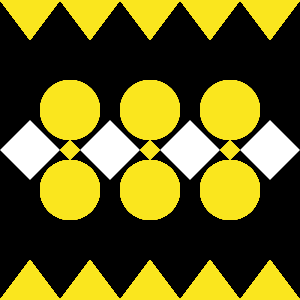
Frame 1 (no input)
Frame 60 (the mouse pressed at the canvas centre just before this capture): identical to frame 1, image omitted
Frame 120 (the mouse held since frame 60 and released just before this capture): identical to frame 1, image omitted

The Processing sketch that drew this single still picture (run headless with seeded random() and noise(); from frame 60 on, the mouse is pressed at the canvas centre):

// Processing sketch: processing_37347
// ── processing_37347.pde

/*Joseph Kotay. Practice Computational Methods.  Professor Nick Senske
 This sketch uses the for() loop command to draw a series of patterns from primitive objects. This
 design pattern is actually inspired by a Seminole quilt pattern I found online.
 There is probably a way to draw this sketch with less lines of code, using a nested loop
 that is more condense.*/

void setup() {	
  size(300,300);
  smooth();
}	

void draw() {	
  //colorMode(RGB, mouseX);  //Uncommenting this line makes the sketch interactive with the mouse position.	
  background(0);	

  // White diamond pattrens 
  for (int quadX = 0; quadX < width; quadX+=80) {	
    noStroke();
    fill(255);	
    quad(quadX, height/2,quadX+30, (height/2)+30, quadX+60, height/2, quadX+30, (height/2)-30);

    // Yellow diamond patterns
    for (int rectX = 60; rectX < width-60; rectX+=80) {	
      fill(250, 230, 30);	
      quad(rectX, height/2, rectX+10, (height/2)+10, rectX+20, height/2, rectX+10, (height/2)-10);

      //Top and bootom circles
      ellipseMode(CENTER);
      int circleSize = 60;
      for (int top_circX = 70; top_circX < width; top_circX+=80) {	
        fill(250, 230, 30);	
        ellipse(top_circX, (height/2)-40, circleSize, circleSize);

        for (int bottom_circX = 70; bottom_circX < width; bottom_circX+=80) {		
          ellipse(bottom_circX, (height/2)+40, circleSize, circleSize);

          //Top and bottom triangles
          for (int top_triangX = 0; top_triangX < width; top_triangX+=60) {
            triangle(top_triangX, height- height, top_triangX+30, height-260, top_triangX+60, height- height);

            for (int bottom_triangX = 0; bottom_triangX < width; bottom_triangX+=60) {
              triangle(bottom_triangX, height, bottom_triangX+30, height-40, bottom_triangX+60, height);
            }
          }
        }
      }
    }
  }
}	
